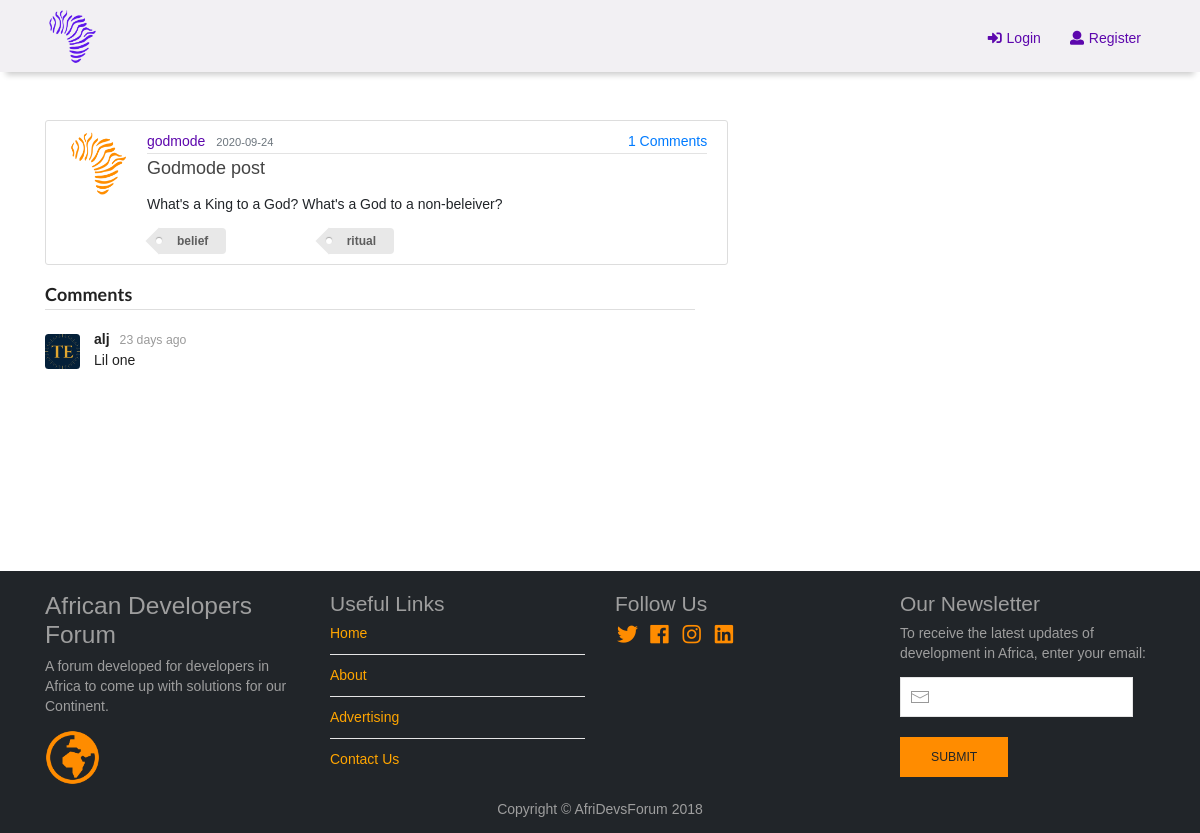
The page /post/2 on the database as committed earlier.
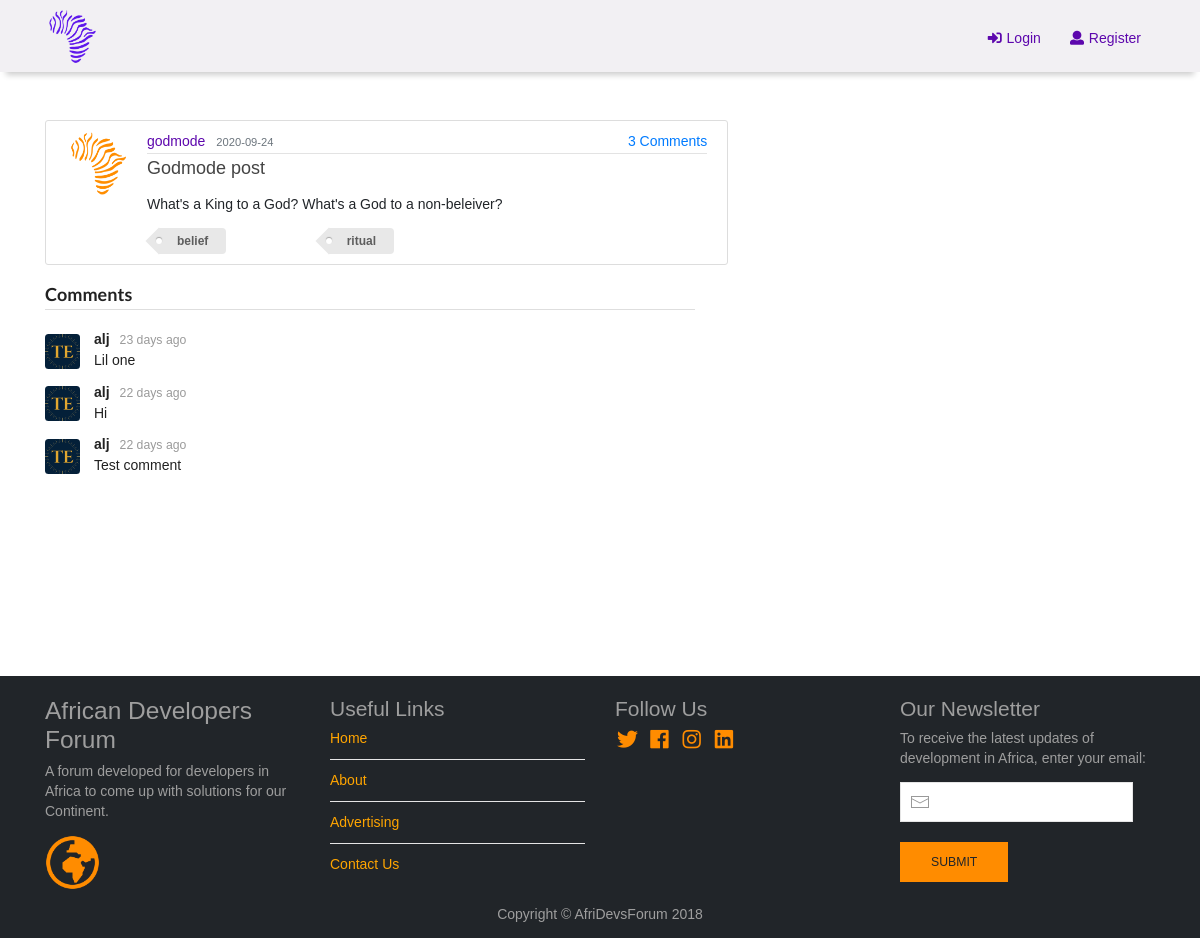
The same page on the database as committed later.
### flaskblog/models.py (models this page shows, shortened)
class User(db.Model, UserMixin):  # this class is used for creating the database table User
    id = db.Column(db.Integer, primary_key = True)  # id attribute/column that is an integer and primary key
    name = db.Column(db.String(64))
    username = db.Column(db.String(20), unique = True, nullable = False)
    email = db.Column(db.String(120), unique = True, nullable = False)
    country = db.Column(db.String(20), nullable = False)
    about_me = db.Column(db.Text())
    member_since = db.Column(db.DateTime, default = datetime.utcnow)
    image_file = db.Column(db.String(20), nullable = False, default = 'default.jpg')
    password = db.Column(db.String(60), nullable = True)
    confirmed = db.Column(db.Boolean, default = False)
    role_id = db.Column(db.Integer, db.ForeignKey('role.id'))
    posts = db.relationship('Post', backref = 'author',
                            lazy = True)  # defining a relationship between user(author) & post
    comments = db.relationship('Comment', backref = 'author', lazy = 'dynamic')

class Post(db.Model):
    __searchable__ = ['title', 'content']
    id = db.Column(db.Integer, primary_key = True)
    title = db.Column(db.String(100), nullable = False)
    date_posted = db.Column(db.DateTime, nullable = False, default = datetime.utcnow)
    content = db.Column(db.Text, nullable = False)
    user_id = db.Column(db.Integer, db.ForeignKey('user.id'), nullable = False)  # a foreign key
    tag = db.relationship('Tag', secondary = post_tag, backref = 'post', lazy = 'dynamic')
    comments = db.relationship('Comment', backref = 'post', lazy = 'dynamic')

class Tag(db.Model):
    id = db.Column(db.Integer, primary_key = True)
    name = db.Column(db.String(64))
    slug = db.Column(db.String(64), unique = True)

class Comment(db.Model):
    id = db.Column(db.Integer, primary_key = True)
    body = db.Column(db.Text)
    body_html = db.Column(db.Text)
    timestamp = db.Column(db.DateTime, index = True, default = datetime.utcnow)
    disabled = db.Column(db.Boolean)
    author_id = db.Column(db.Integer, db.ForeignKey('user.id'))
    post_id = db.Column(db.Integer, db.ForeignKey('post.id'))

### flaskblog/posts/routes.py (the view, shortened to what this page needs)
@posts.route("/post/<int:post_id>", methods = ['GET', 'POST'])
def post(post_id):
    view_post = Post.query.get_or_404(post_id)
    form = CommentForm()
    page = request.args.get('page', 1, type = int)
    if page == -1:
        page = (view_post.comments.count() - 1) // current_app.config['FLASKY_COMMENTS_PER_PAGE'] + 1
    pagination = view_post.comments.order_by(Comment.timestamp.asc()).paginate(page, per_page = current_app.config[
        'FLASKY_COMMENTS_PER_PAGE'], error_out = False)
    comments = pagination.items
    return render_template('post.html', title = view_post.title, post = view_post, form = form, comments = comments,
                           pagination = pagination)

### flaskblog/posts/forms.py
class CommentForm(FlaskForm):
    body = StringField('Enter your comment', validators = [DataRequired()])
    submit = SubmitField('Comment')

### flaskblog/main/__init__.py (called while the page is built)
@main.app_context_processor
def inject_permissions():
    return dict(Permission = Permission)

### flaskblog/users/routes.py (called while the page is built)
@users.before_app_request
def before_request():
    if current_user.is_authenticated:
        if not current_user.confirmed \
                and request.endpoint \
                and request.blueprint != 'users' \
                and request.endpoint != 'static':
            return redirect(url_for('users.unconfirmed'))

### flaskblog/templates/post.html (shortened to what this page needs)
{% extends 'layout.html' %}
	{% block content %}
		<article class="media content-section">
			<img class="rounded-circle article-img" src="{{ url_for('static', filename='profile_pics/' + post.author.image_file) }}">
		  <div class="media-body">
		    <div class="article-metadata">
				<a class="mr-2" id="username" href="{{ url_for('users.user_profile', username=post.author.username) }}">{{
					post.author.username }}</a>
				<small class="text-muted">{{ post.date_posted.strftime('%Y-%m-%d') }}</small>
            </div>
              <h2 class="article-title">{{ post.title }}</h2>
              <p class="article-content">{{ post.content| safe }}</p>
			  <div class="ui three column grid" wfd-id="226" id="tags-menu">
				  {% for i in post.tag.all() %}
				  <div class="column" wfd-id="229">
					  <a href="#" class="ui tag label">{{ i.name }}</a>
				  </div>
				  {% endfor %}
			  </div>
		  </div>
			<div class="article-metadata">
				<a href="{{ url_for('.post', post_id=post.id) }}#comments">
				<span class="label label-primary">
					{{ post.comments.count() }} Comments
				</span>
				</a>
			</div>
		</article>
<div class="ui comments" wfd-id="196">
	{% if post.comments.count() > 0 %}
	<h3 class="ui dividing header">Comments</h3>
	{% for comment in comments %}
	<div class="comment" wfd-id="219">
		<a class="avatar">
			<img src="{{ url_for('static', filename='profile_pics/' + comment.author.image_file) }}">
		</a>
		<div class="content" wfd-id="220">
			<a class="author">{{comment.author.username}}</a>
			<div class="metadata" wfd-id="223">
				<span class="date" wfd-id="224">{{ moment(comment.timestamp).fromNow() }}</span>
			</div>
			{% if moderate or not comment.disabled %}
			{% if comment.body_html %}
			<div class="text" wfd-id="222">{{ comment.body_html | safe }}</div>
			{% else %}
			<div class="text" wfd-id="222">{{ comment.body }}</div>
			{% endif %}
			{% endif %}
		</div>
	</div>
	{% endfor %}
	{% else %}
	<h3 class="ui dividing header">No Comments</h3>
	{% endif %}
</div>
{% endblock content %}

### flaskblog/templates/layout.html (shortened to what this page needs)
<!DOCTYPE html>
<html>
<head>
    <link rel="stylesheet" type="text/css" href="{{ url_for('static', filename='css/main.css') }}">
    <link rel="stylesheet" href="{{ url_for('static', filename='css/uikit.min.css') }}"/>
    <link rel="stylesheet" type="text/css"
          href="https://cdnjs.cloudflare.com/ajax/libs/semantic-ui/2.4.1/semantic.min.css">
    <link rel="stylesheet" href="https://stackpath.bootstrapcdn.com/bootstrap/4.1.3/css/bootstrap.min.css">
    <link rel="stylesheet" href="https://use.fontawesome.com/releases/v5.5.0/css/all.css"
>
</head>
<body>
	<header class="site-header">
        <nav class="navbar fixed-top">
            <div class="container">
                <div class="brand">
                    <a href="{{ url_for('main.home') }}"><img src="/static/site_pics/site_logo_1_trans.png"
                                                              id="brand-logo" width="55" height="55"></a>
                </div>
                <ul class="ui nav pull-right">
                    {% if current_user.is_authenticated %}
                    {% if current_user.can(Permission.MODERATE_COMMENTS) and not
                    current_user.can(Permission.ADMINISTRATOR) %}
                    <li><a class="nav-link" href="{{ url_for('posts.new_post') }}"><i class="pen square icon"></i>New
                        Post</a></li>
                    <li><a class="nav-link" href="{{ url_for('users.account') }}"><i class="smile icon"></i>Profile</a>
                    </li>
                    <li><a class="nav-link" href="{{ url_for('posts.moderate') }}">Moderate Comments</a></li>
                    <li><a class="nav-link" href="{{ url_for('users.logout') }}"><i class="sign-in icon"></i>Logout</a>
                    </li>
                    {% elif current_user.can(Permission.ADMINISTRATOR) %}
                    <li><a class="nav-link" href="{{ url_for('posts.new_post') }}"><i class="pen square icon"></i>New
                        Post</a></li>
                    <li><a class="nav-link" href="{{ url_for('users.account') }}"><i class="smile icon"></i>Profile</a>
                    </li>
                    <li><a class="nav-link" href="{{ url_for('posts.moderate') }}">Moderate Comments</a></li>
                    <li><a class="nav-link" href="{{ url_for('main.admin') }}">Admin</a></li>
                    <li><a class="nav-link" href="{{ url_for('users.logout') }}"><i class="sign-in icon"></i>Logout</a>
                        {% endif %}
                        {% else %}
                    <li><a class="nav-link" href="{{ url_for('users.login') }}"><i class="sign-in icon"></i>Login</a>
                    </li>
                    <li><a class="nav-link" href="{{ url_for('users.register') }}"><i class="user icon"></i>Register</a>
                    </li>
                    {% endif %}
                </ul>
            </div>
	  </nav>
	</header>
    <main role="main" class="container" id="main">
        <div class="ui stackable grid">
            <div class="ten wide column">
                {% block content %}{% endblock content %}
            </div>
            <div class="six wide column">
            </div>
        </div>
    </main>
</body>
<footer id="footer">
    <div class="page-footer">
        <div class="container">
            <div class="row">
                <div class="col-lg-3 col-md-6 footer-info left">
                    <h3>African Developers Forum</h3>
                    <p>A forum developed for developers in Africa to come up with solutions for our Continent.</p>
                    <img class="ui circular image" src="/static/site_pics/site_logo_2_trans_orange.png" width="55"
                         height="55">
                </div>
                <div class="col-lg-3 col-md-6 footer-links">
                    <h4>Useful Links</h4>
                    <ul class="uk-list uk-list-divider">
                        <li><a href="{{ url_for('main.home') }}">Home</a></li>
                        <li><a href="{{ url_for('main.about') }}">About</a></li>
                        <li><a href="{{ url_for('main.home') }}">Advertising</a></li>
                        <li><a href="{{ url_for('main.contact') }}">Contact Us</a>
                        </li>
                    </ul>
                </div>
                <div class="col-lg-3 col-md-6 footer-contact">
                    <h4>Follow Us</h4>
                    <a href="#" class="twitter"><i class=" large twitter icon"></i></a>
                    <a href="#" class="facebook"><i class=" large facebook icon"></i></a>
                    <a href="#" class="instagram"><i class="large instagram icon"></i></a>
                    <a href="#" class="linkedin"><i class="large linkedin icon"></i></a>
                </div>
                <div class="col-lg-3 col-md-6 uk-inline">
                    <h4>Our Newsletter</h4>
                    <p>To receive the latest updates of development in Africa, enter your email: </p>
                    <form action="" method="post">
                        <div class="uk-inline uk-margin">
                            <span class="uk-form-icon" uk-icon="icon: mail"></span>
                            <input class="uk-input" type="email" name="email">
                        </div>
                        <button type="submit" class="uk-button uk-button-primary">Submit</button>
                    </form>
                </div>
            </div>
        </div>
    </div>
    <p class="footer-copyright text-center py-3 mb-0">Copyright &copy; AfriDevsForum 2018</p>
</footer>
</html>

### flaskblog/static/css/main.css (style rules this page uses)
* { font-family: Futura, "Trebuchet MS", Arial, sans-serif; }
body { background: #fafafa; color: #333333; margin: 0; }
.brand { letter-spacing: 2px; }
.fixed-top { background-color: rgb(242, 240, 243); background-image: none !important; line-height: 40px !important; box-shadow: 0 9px 6px -6px rgba(0, 0, 0, 0.2) !important; }
#main { padding-top:120px; }
h1, h2, h3, h4, h5, h6 { color: #444444; }
.site-header .fixed-top .container .nav a.nav-link { color: #5d07ad; }
.content-section { background: #ffffff; padding: 10px 20px; border: 1px solid #dddddd; border-radius: 3px; margin-bottom: 20px; }
.article-title { color: #444444; font-size:large; }
.article-content { white-space: pre-line; font-size: small; }
.article-img { height: 65px; width: 65px; margin-right: 16px; }
.article-metadata { padding-bottom: 1px; margin-bottom: 4px; border-bottom: 1px solid #e3e3e3 }
.article-metadata #username { color: #5d07ad; }
#footer { background-color: #212529; color: #9e9e9e; top:180px; position: relative; }
.page-footer { padding-top: 20px; }
#footer .footer-copyright { color: #9e9e9e; }
#footer .page-footer .container .row .footer-links ul a { list-style: none; color: #FFA500; }
#footer .page-footer .container .row .footer-contact i { color: #FF8C00; text-decoration: none; }
#footer .page-footer .container .row .uk-inline button { background-color: #FF8C00; color: #212529; }
@media (min-width: 1200px) { .site-header .fixed-top .container .nav a.nav-link { border-top: 4px solid rgb(242, 240, 243); transition: border-top .3s; } }

Rows that differ between the two databases and show on the page:
added Comment: image_file (picture), author.username "alj", timestamp "22 days ago", body_html "Hi"
added Comment: image_file (picture), author.username "alj", timestamp "22 days ago", body_html "Test comment"
Other text that changed with them:
{{ post.comments.count() }}: "1" → "3"
